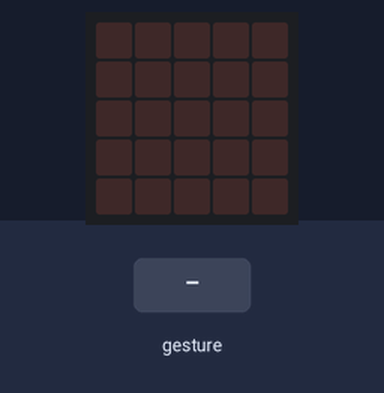
The program below on a simulated BBC micro:bit (MakeCode). Shown: the board's 5×5 LED display. The test bench sets the inputs (shaded band). Random numbers come from a fixed seed; a tilt is held for 1.5 s and a shake lasts 1 s, then the board lies face up again.

Above: at 1.2 s.
1.3 s: gesture 'shake'
At 1.8 s:
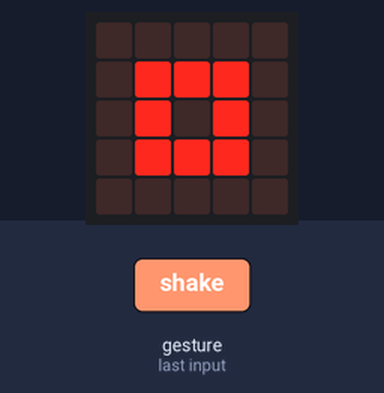
3.0 s: gesture 'shake'
At 4.3 s:
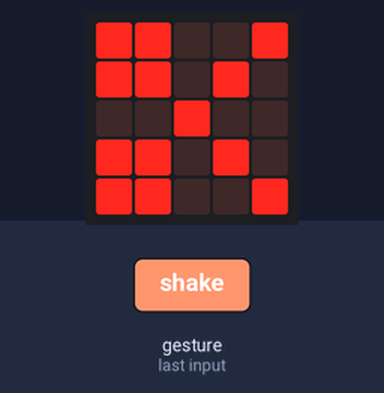
Timing chart, 0 to 6.0 s (numbered marks = the images above; inputs shaded):
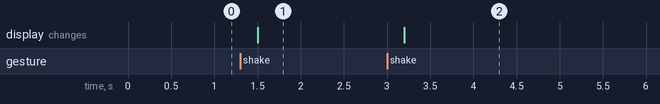

The program:

main.ts
```typescript
let kpo = 0
input.onGesture(Gesture.Shake, function () {
    kpo = randint(0, 2)
    if (kpo == 0) {
        basic.showIcon(IconNames.SmallSquare)
    } else if (kpo == 1) {
        basic.showIcon(IconNames.Chessboard)
    } else {
        basic.showIcon(IconNames.Scissors)
    }
})
basic.forever(function () {

})
```

test.ts
```typescript
// ide kerülnek a tesztek; a rendszer ezt nem kompilálja, ha a csomagot bővítményként használják.
```

Measured:
- after the input at 1.3 s, the display: changes after 0.20 s (image 1)
- after the input at 3.0 s, the display: changes after 0.20 s (image 2)
